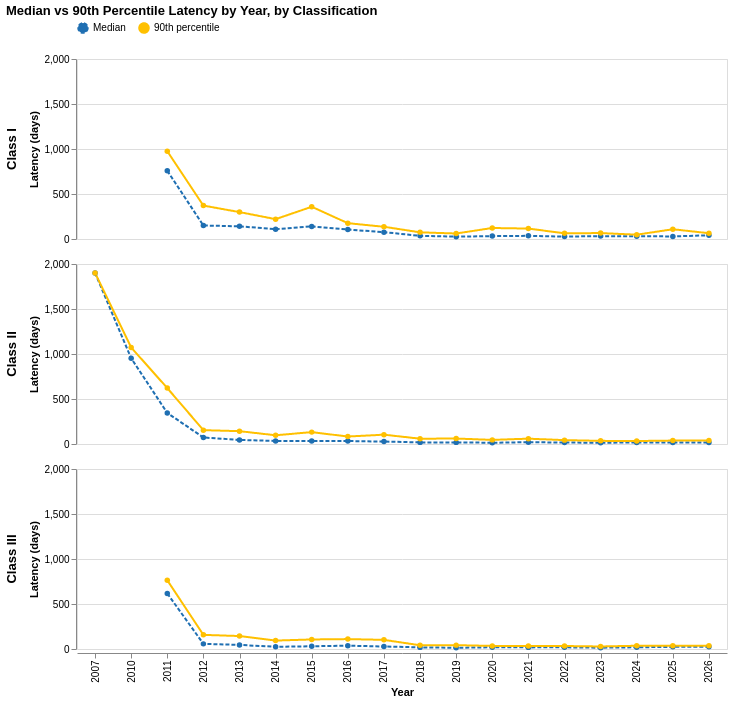

This figure's notebook cell:
### Markdown cell above
## Median vs P90 Latency by Year, by Classification

Runs on `annual_metrics` from Step 13. **Adapted from the Class I script:**
`melt`'s `id_vars` now includes `classification` alongside `Year`, and the
chart is row-faceted by `classification` (with a shared y-axis) instead of
a single panel -- a straight color-by-classification overlay on one panel
would have made three overlapping median/P90 line pairs hard to read
against each other. Faceting keeps the Median-vs-P90 color coding intact
per class while stacking the three classes for direct visual comparison,
which is the actual question this notebook is asking.

### Code cell
latency_long = annual_metrics.melt(
    id_vars=['Year', 'classification'],
    value_vars=['median_latency', 'p90_latency'],
    var_name='Metric',
    value_name='Days'
)
latency_long['Metric'] = latency_long['Metric'].map({
    'median_latency': 'Median',
    'p90_latency': '90th percentile'
})

latency_chart = alt.Chart(latency_long).mark_line(point=True, strokeWidth=2).encode(
    x=alt.X('Year:O', title='Year'),
    y=alt.Y('Days:Q', title='Latency (days)'),
    color=alt.Color('Metric:N',
                     scale=alt.Scale(domain=['Median', '90th percentile'],
                                      range=[SIXSIGMA_PALETTE['blue'], SIXSIGMA_PALETTE['amber']]),
                     legend=alt.Legend(title=None, orient='top')),
    strokeDash=alt.StrokeDash('Metric:N', legend=None),
    tooltip=['Year:O', 'classification:N', 'Metric:N', alt.Tooltip('Days:Q', format='.1f')]
).properties(
    width=650, height=180
).facet(
    row=alt.Row('classification:N', title=None, header=alt.Header(labelFontWeight='bold', labelFontSize=13)),
    title='Median vs 90th Percentile Latency by Year, by Classification'
).resolve_scale(y='shared')

latency_chart

### Figure 1 — Vega-Lite specification as saved in the notebook (floating-point values rounded to 4 significant figures)
{"config": {"view": {"continuousWidth": 300, "continuousHeight": 300}}, "data": {"name": "data-5c9ecb2d3dbfacea544b845d9bd90f5b"}, "facet": {"row": {"field": "classification", "header": {"labelFontSize": 13, "labelFontWeight": "bold"}, "title": null, "type": "nominal"}}, "spec": {"mark": {"type": "line", "point": true, "strokeWidth": 2}, "encoding": {"color": {"field": "Metric", "legend": {"orient": "top", "title": null}, "scale": {"domain": ["Median", "90th percentile"], "range": ["#1F6FB2", "#FFC000"]}, "type": "nominal"}, "strokeDash": {"field": "Metric", "legend": null, "type": "nominal"}, "tooltip": [{"field": "Year", "type": "ordinal"}, {"field": "classification", "type": "nominal"}, {"field": "Metric", "type": "nominal"}, {"field": "Days", "format": ".1f", "type": "quantitative"}], "x": {"field": "Year", "title": "Year", "type": "ordinal"}, "y": {"field": "Days", "title": "Latency (days)", "type": "quantitative"}}, "height": 180, "width": 650}, "resolve": {"scale": {"y": "shared"}}, "title": "Median vs 90th Percentile Latency by Year, by Classification", "$schema": "https://vega.github.io/schema/vega-lite/v5.20.1.json", "datasets": {"data-5c9ecb2d3dbfacea544b845d9bd90f5b": [{"Year": 2007, "classification": "Class II", "Metric": "Median", "Days": 1901.0}, {"Year": 2010, "classification": "Class II", "Metric": "Median", "Days": 952.5}, {"Year": 2011, "classification": "Class I", "Metric": "Median", "Days": 758.0}, {"Year": 2011, "classification": "Class II", "Metric": "Median", "Days": 345.0}, {"Year": 2011, "classification": "Class III", "Metric": "Median", "Days": 616.5}, {"Year": 2012, "classification": "Class I", "Metric": "Median", "Days": 150.0}, {"Year": 2012, "classification": "Class II", "Metric": "Median", "Days": 72.5}, {"Year": 2012, "classification": "Class III", "Metric": "Median", "Days": 57.0}, {"Year": 2013, "classification": "Class I", "Metric": "Median", "Days": 141.0}, {"Year": 2013, "classification": "Class II", "Metric": "Median", "Days": 45.0}, {"Year": 2013, "classification": "Class III", "Metric": "Median", "Days": 45.5}, {"Year": 2014, "classification": "Class I", "Metric": "Median", "Days": 109.0}, {"Year": 2014, "classification": "Class II", "Metric": "Median", "Days": 34.0}, {"Year": 2014, "classification": "Class III", "Metric": "Median", "Days": 24.5}, {"Year": 2015, "classification": "Class I", "Metric": "Median", "Days": 140.0}, {"Year": 2015, "classification": "Class II", "Metric": "Median", "Days": 33.0}, {"Year": 2015, "classification": "Class III", "Metric": "Median", "Days": 30.5}, {"Year": 2016, "classification": "Class I", "Metric": "Median", "Days": 105.0}, {"Year": 2016, "classification": "Class II", "Metric": "Median", "Days": 33.0}, {"Year": 2016, "classification": "Class III", "Metric": "Median", "Days": 37.0}, {"Year": 2017, "classification": "Class I", "Metric": "Median", "Days": 76.0}, {"Year": 2017, "classification": "Class II", "Metric": "Median", "Days": 27.0}, {"Year": 2017, "classification": "Class III", "Metric": "Median", "Days": 28.0}, {"Year": 2018, "classification": "Class I", "Metric": "Median", "Days": 35.0}, {"Year": 2018, "classification": "Class II", "Metric": "Median", "Days": 18.0}, {"Year": 2018, "classification": "Class III", "Metric": "Median", "Days": 18.0}, {"Year": 2019, "classification": "Class I", "Metric": "Median", "Days": 26.0}, {"Year": 2019, "classification": "Class II", "Metric": "Median", "Days": 18.0}, {"Year": 2019, "classification": "Class III", "Metric": "Median", "Days": 14.0}, {"Year": 2020, "classification": "Class I", "Metric": "Median", "Days": 32.5}, {"Year": 2020, "classification": "Class II", "Metric": "Median", "Days": 14.0}, {"Year": 2020, "classification": "Class III", "Metric": "Median", "Days": 19.0}, {"Year": 2021, "classification": "Class I", "Metric": "Median", "Days": 35.0}, {"Year": 2021, "classification": "Class II", "Metric": "Median", "Days": 20.0}, {"Year": 2021, "classification": "Class III", "Metric": "Median", "Days": 18.0}, {"Year": 2022, "classification": "Class I", "Metric": "Median", "Days": 27.0}, {"Year": 2022, "classification": "Class II", "Metric": "Median", "Days": 16.0}, {"Year": 2022, "classification": "Class III", "Metric": "Median", "Days": 18.5}, {"Year": 2023, "classification": "Class I", "Metric": "Median", "Days": 32.0}, {"Year": 2023, "classification": "Class II", "Metric": "Median", "Days": 14.0}, {"Year": 2023, "classification": "Class III", "Metric": "Median", "Days": 14.5}, {"Year": 2024, "classification": "Class I", "Metric": "Median", "Days": 31.0}, {"Year": 2024, "classification": "Class II", "Metric": "Median", "Days": 17.0}, {"Year": 2024, "classification": "Class III", "Metric": "Median", "Days": 19.0}, {"Year": 2025, "classification": "Class I", "Metric": "Median", "Days": 28.5}, {"Year": 2025, "classification": "Class II", "Metric": "Median", "Days": 17.0}, {"Year": 2025, "classification": "Class III", "Metric": "Median", "Days": 24.0}, {"Year": 2026, "classification": "Class I", "Metric": "Median", "Days": 41.0}, {"Year": 2026, "classification": "Class II", "Metric": "Median", "Days": 17.5}, {"Year": 2026, "classification": "Class III", "Metric": "Median", "Days": 24.0}, {"Year": 2007, "classification": "Class II", "Metric": "90th percentile", "Days": 1901.0}, {"Year": 2010, "classification": "Class II", "Metric": "90th percentile", "Days": 1073.0}, {"Year": 2011, "classification": "Class I", "Metric": "90th percentile", "Days": 975.6}, {"Year": 2011, "classification": "Class II", "Metric": "90th percentile", "Days": 621.4}, {"Year": 2011, "classification": "Class III", "Metric": "90th percentile", "Days": 764.0}, {"Year": 2012, "classification": "Class I", "Metric": "90th percentile", "Days": 371.2}, {"Year": 2012, "classification": "Class II", "Metric": "90th percentile", "Days": 153.9}, {"Year": 2012, "classification": "Class III", "Metric": "90th percentile", "Days": 157.2}, {"Year": 2013, "classification": "Class I", "Metric": "90th percentile", "Days": 299.0}, {"Year": 2013, "classification": "Class II", "Metric": "90th percentile", "Days": 142.6}, {"Year": 2013, "classification": "Class III", "Metric": "90th percentile", "Days": 143.8}, {"Year": 2014, "classification": "Class I", "Metric": "90th percentile", "Days": 220.6}, {"Year": 2014, "classification": "Class II", "Metric": "90th percentile", "Days": 97.0}, {"Year": 2014, "classification": "Class III", "Metric": "90th percentile", "Days": 93.4}, {"Year": 2015, "classification": "Class I", "Metric": "90th percentile", "Days": 358.0}, {"Year": 2015, "classification": "Class II", "Metric": "90th percentile", "Days": 132.0}, {"Year": 2015, "classification": "Class III", "Metric": "90th percentile", "Days": 106.0}, {"Year": 2016, "classification": "Class I", "Metric": "90th percentile", "Days": 175.7}, {"Year": 2016, "classification": "Class II", "Metric": "90th percentile", "Days": 82.9}, {"Year": 2016, "classification": "Class III", "Metric": "90th percentile", "Days": 110.1}, {"Year": 2017, "classification": "Class I", "Metric": "90th percentile", "Days": 136.0}, {"Year": 2017, "classification": "Class II", "Metric": "90th percentile", "Days": 103.7}, {"Year": 2017, "classification": "Class III", "Metric": "90th percentile", "Days": 101.6}, {"Year": 2018, "classification": "Class I", "Metric": "90th percentile", "Days": 74.0}, {"Year": 2018, "classification": "Class II", "Metric": "90th percentile", "Days": 59.0}, {"Year": 2018, "classification": "Class III", "Metric": "90th percentile", "Days": 41.4}, {"Year": 2019, "classification": "Class I", "Metric": "90th percentile", "Days": 61.0}, {"Year": 2019, "classification": "Class II", "Metric": "90th percentile", "Days": 60.6}, {"Year": 2019, "classification": "Class III", "Metric": "90th percentile", "Days": 43.0}, {"Year": 2020, "classification": "Class I", "Metric": "90th percentile", "Days": 122.4}, {"Year": 2020, "classification": "Class II", "Metric": "90th percentile", "Days": 45.8}, {"Year": 2020, "classification": "Class III", "Metric": "90th percentile", "Days": 34.0}, {"Year": 2021, "classification": "Class I", "Metric": "90th percentile", "Days": 115.9}, {"Year": 2021, "classification": "Class II", "Metric": "90th percentile", "Days": 59.3}, {"Year": 2021, "classification": "Class III", "Metric": "90th percentile", "Days": 32.6}, {"Year": 2022, "classification": "Class I", "Metric": "90th percentile", "Days": 63.2}, {"Year": 2022, "classification": "Class II", "Metric": "90th percentile", "Days": 43.0}, {"Year": 2022, "classification": "Class III", "Metric": "90th percentile", "Days": 33.3}, {"Year": 2023, "classification": "Class I", "Metric": "90th percentile", "Days": 66.0}, {"Year": 2023, "classification": "Class II", "Metric": "90th percentile", "Days": 35.0}, {"Year": 2023, "classification": "Class III", "Metric": "90th percentile", "Days": 28.0}, {"Year": 2024, "classification": "Class I", "Metric": "90th percentile", "Days": 48.0}, {"Year": 2024, "classification": "Class II", "Metric": "90th percentile", "Days": 33.0}, {"Year": 2024, "classification": "Class III", "Metric": "90th percentile", "Days": 36.2}, {"Year": 2025, "classification": "Class I", "Metric": "90th percentile", "Days": 108.3}, {"Year": 2025, "classification": "Class II", "Metric": "90th percentile", "Days": 38.2}, {"Year": 2025, "classification": "Class III", "Metric": "90th percentile", "Days": 37.0}, {"Year": 2026, "classification": "Class I", "Metric": "90th percentile", "Days": 64.2}, {"Year": 2026, "classification": "Class II", "Metric": "90th percentile", "Days": 38.9}, {"Year": 2026, "classification": "Class III", "Metric": "90th percentile", "Days": 35.0}]}}
